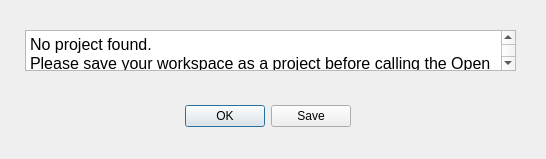
<?xml version="1.0" encoding="UTF-8"?>
<ui version="4.0">
 <class>ProjectDoesNotExist_dialog</class>
 <widget class="QDialog" name="ProjectDoesNotExist_dialog">
  <property name="geometry">
   <rect>
    <x>0</x>
    <y>0</y>
    <width>546</width>
    <height>159</height>
   </rect>
  </property>
  <property name="windowTitle">
   <string>Project does not exist</string>
  </property>
  <widget class="QDialogButtonBox" name="buttonBox">
   <property name="geometry">
    <rect>
     <x>160</x>
     <y>100</y>
     <width>191</width>
     <height>32</height>
    </rect>
   </property>
   <property name="orientation">
    <enum>Qt::Horizontal</enum>
   </property>
   <property name="standardButtons">
    <set>QDialogButtonBox::Ok|QDialogButtonBox::Save</set>
   </property>
  </widget>
  <widget class="QTextBrowser" name="textBrowser">
   <property name="geometry">
    <rect>
     <x>25</x>
     <y>30</y>
     <width>491</width>
     <height>41</height>
    </rect>
   </property>
   <property name="html">
    <string>&lt;!DOCTYPE HTML PUBLIC &quot;-//W3C//DTD HTML 4.0//EN&quot; &quot;http://www.w3.org/TR/REC-html40/strict.dtd&quot;&gt;
&lt;html&gt;&lt;head&gt;&lt;meta name=&quot;qrichtext&quot; content=&quot;1&quot; /&gt;&lt;style type=&quot;text/css&quot;&gt;
p, li { white-space: pre-wrap; }
&lt;/style&gt;&lt;/head&gt;&lt;body style=&quot; font-family:'Lucida Grande'; font-size:13pt; font-weight:400; font-style:normal;&quot;&gt;
&lt;p style=&quot; margin-top:0px; margin-bottom:0px; margin-left:0px; margin-right:0px; -qt-block-indent:0; text-indent:0px;&quot;&gt;&lt;span style=&quot; font-size:12pt;&quot;&gt;No project found. &lt;/span&gt;&lt;/p&gt;
&lt;p style=&quot; margin-top:0px; margin-bottom:0px; margin-left:0px; margin-right:0px; -qt-block-indent:0; text-indent:0px;&quot;&gt;&lt;span style=&quot; font-size:12pt;&quot;&gt;Please save your workspace as a project before calling the Open eQuarter plugin.&lt;/span&gt;&lt;/p&gt;&lt;/body&gt;&lt;/html&gt;</string>
   </property>
  </widget>
 </widget>
 <resources/>
 <connections>
  <connection>
   <sender>buttonBox</sender>
   <signal>accepted()</signal>
   <receiver>ProjectDoesNotExist_dialog</receiver>
   <slot>accept()</slot>
   <hints>
    <hint type="sourcelabel">
     <x>248</x>
     <y>254</y>
    </hint>
    <hint type="destinationlabel">
     <x>157</x>
     <y>274</y>
    </hint>
   </hints>
  </connection>
  <connection>
   <sender>buttonBox</sender>
   <signal>rejected()</signal>
   <receiver>ProjectDoesNotExist_dialog</receiver>
   <slot>reject()</slot>
   <hints>
    <hint type="sourcelabel">
     <x>316</x>
     <y>260</y>
    </hint>
    <hint type="destinationlabel">
     <x>286</x>
     <y>274</y>
    </hint>
   </hints>
  </connection>
 </connections>
</ui>
